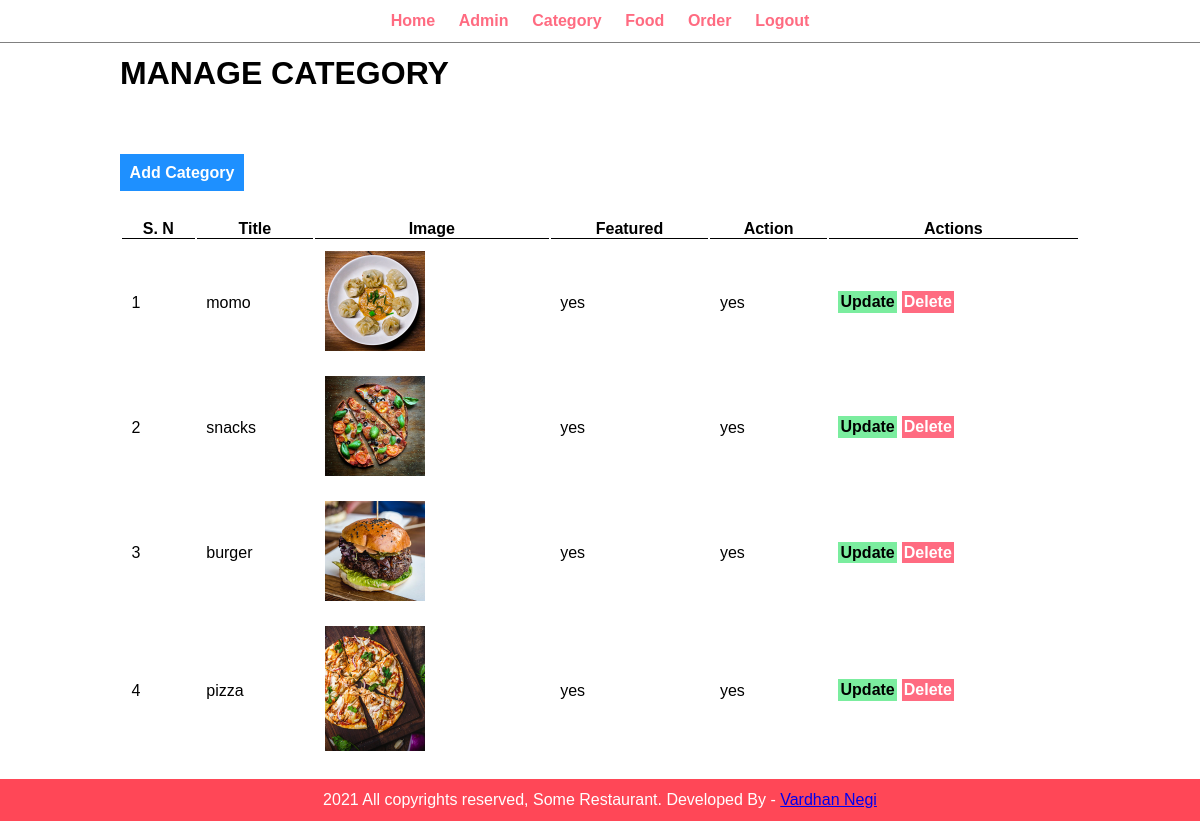
Screenshot of /admin/manage-category.php (signed in) with the database file from the repository.
### tables this page shows
CREATE TABLE `tbl_category` (
  `id` int(8) NOT NULL,
  `title` varchar(100) NOT NULL,
  `image_name` varchar(255) NOT NULL,
  `featured` varchar(10) NOT NULL,
  `active` varchar(10) NOT NULL
);

### admin/manage-category.php (the view, shortened to what this page needs)
<?php include('partials/menu.php')?>
<div class="main-content">
        <div class="wrapper">
            <h1>MANAGE CATEGORY</h1>
            <br> <br>
            <br><br>
            <a class="btn-primary" href="<?php echo SITEURL;?>admin/add-category.php" class="btn-primary">Add Category</a>
            <br/><br/><br>
            <table class="tbl-full">
                <tr>
                    <th>S. N</th>
                    <th>Title</th>
                    <th>Image</th>
                    <th>Featured</th>
                    <th>Action</th>
                    <th>Actions</th>
                </tr>
                <?php
                $sql = "SELECT * FROM tbl_category";
                $res = mysqli_query($conn,$sql);
                $count = mysqli_num_rows($res);
                $sn=1;
                if($count>0){
                    while($row=mysqli_fetch_assoc($res)){
                        $id = $row['id'];
                        $title =$row['title'];
                        $image_name = $row['image_name'];
                        $featured = $row['featured'];
                        $active = $row['active'];
                        echo'
                        <tr>
                            <td>'.$sn++.'</td>
                            <td>'.$title.'</td>
                            <td>';
                            if($image_name !=""){
                            echo' <img src="'.SITEURL.'images/category/'.$image_name.'" width="100px">';
                            }
                            else{
                                echo '<div class="error">Image Not Add</div>';
                            }
                            echo'</td>
                            <td>'.$featured.'</td>
                            <td>'.$active.'</td>
                            <td>
                                <a class="btn-secondary" href="'.SITEURL.'admin/update-category.php?id='.$id.'">Update</a>
                                <a class="btn-danger" href="'.SITEURL.'admin/delete-category.php?id='.$id.'&image_name='.$image_name.'">Delete</a>
                            </td>
                        </tr>';
                    }
                }
                ?>
            </table>
        </div>
    </div>
<?php include('partials/footer.php')?>

### admin/partials/menu.php (shortened to what this page needs)
<!DOCTYPE html>
<html lang="en">
<head>
    <link rel="stylesheet" href="../css/admin.css">
</head>
<body>
    <div class="menu text-center">
        <div class="wrapper">
            <ul>
                <li><a href="index.php">Home</a></li>
                <li><a href="manage-admin.php">Admin</a></li>
                <li><a href="manage-category.php">Category</a></li>
                <li><a href="manage-food.php">Food</a></li>
                <li><a href="manage-order.php">Order</a></li>
                <li><a href="logout.php">Logout</a></li>
            </ul>
        </div>
    </div>

### admin/partials/footer.php (shortened to what this page needs)
<div class="footer">
        <div class="wrapper">
            <p class="text-center">2021 All copyrights reserved, Some Restaurant. Developed By - <a href="#">Vardhan Negi</a></p>
        </div>
    </div>
</body>
</html>

### css/admin.css (style rules this page uses)
* { margin: 0; padding: 0; font-family:Arial, Helvetica, sans-serif; }
.wrapper { padding: 1%; width: 80%; margin: 0 auto; }
.text-center { text-align: center; }
.tbl-full { width: 100%; }
table tr th { border-bottom: 1px solid black; }
table tr td { padding: 1%; text-align: left; }
.btn-primary { background-color: #1e90ff; padding: 1%; color: white; text-decoration: none; font-weight: bold; }
.btn-secondary { background-color: #7bed9f; padding: 1%; color: black; text-decoration: none; font-weight: bold; }
.btn-danger { background-color: #ff6b81; padding: 1%; color: white; text-decoration: none; font-weight: bold; }
.menu { border-bottom: 1px solid grey; }
.menu ul { list-style-type: none; }
.menu ul li { display: inline; padding: 1%; }
.menu ul li a { text-decoration: none; font-weight: bold; color: #ff6b81; }
.footer { background-color: #ff4757; color: white; }

### rows the page displays
tbl_category: title "momo", image_name (picture), featured "yes", active "yes"
tbl_category: title "snacks", image_name (picture), featured "yes", active "yes"
tbl_category: title "burger", image_name (picture), featured "yes", active "yes"
tbl_category: title "pizza", image_name (picture), featured "yes", active "yes"
